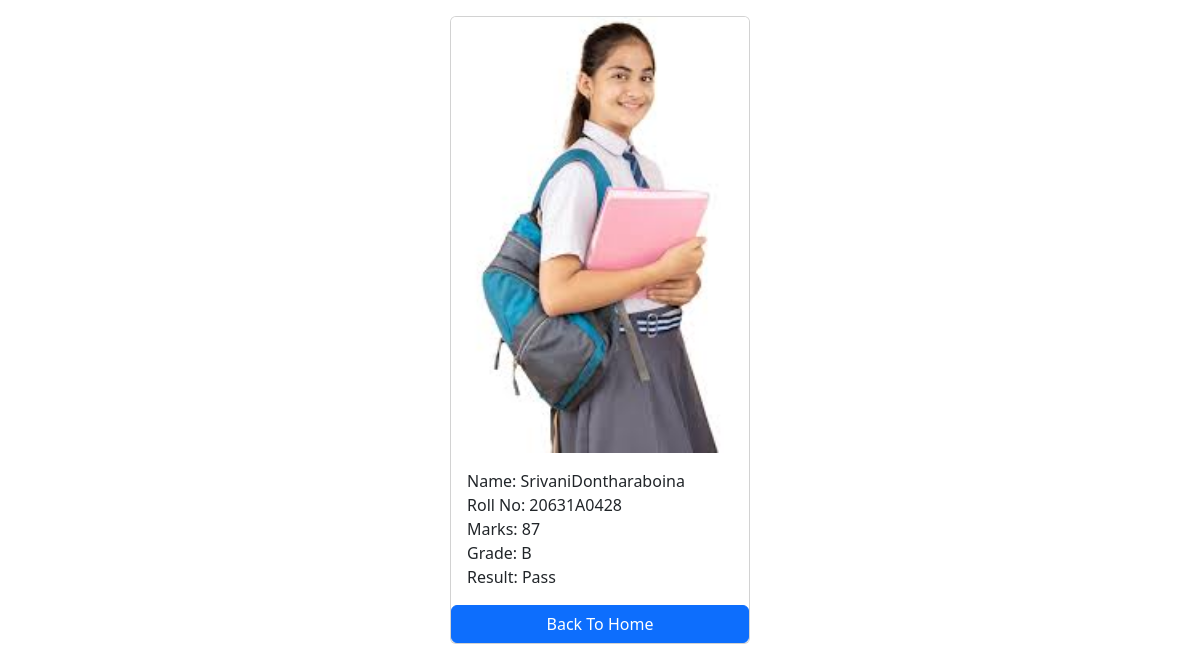
Page /students/5/ on the committed database.
### marks/models.py (models this page shows, shortened)
class Student(models.Model):
    first_name=models.CharField(max_length=100)
    last_name=models.CharField(max_length=100)
    photo=models.ImageField(upload_to='images')
    roll_number=models.CharField(max_length=10,blank=True)
    marks=models.CharField(max_length=100)
    grade=models.CharField(max_length=1)
    result=models.CharField(max_length=100)

### marks/views.py (the view)
# urls.py: path('<int:pk>/',views.student_detail,name='student_detail'),
def student_detail(request,pk):
    student=get_object_or_404(Student,pk=pk)
    context={
        'student':student
    }
    return render(request,'student_detail.html',context)

### templates/student_detail.html (shortened to what this page needs)
<!DOCTYPE html>
<html lang="en">
<head>
    <link href="https://cdn.jsdelivr.net/npm/bootstrap@5.3.3/dist/css/bootstrap.min.css" rel="stylesheet">
</head>
<body>
    <div class="container mt-3">
        <div class="card mx-auto"style="width:300px">
            <img src="{{student.photo.url}}" class="card-img-top"alt="">
            <div class="card-body">
                <p class="card-text m-0">Name: {{student.first_name}}{{student.last_name}}</p>
                <p class="card-text m-0">Roll No: {{student.roll_number}}</p>
                <p class="card-text m-0">Marks: {{student.marks}}</p>
                <p class="card-text m-0">Grade: {{student.grade}}</p>
                <p class="card-text m-0">Result: {{student.result}}</p>
            </div>
            <a href="{% url "home" %}" class="btn btn-primary" >Back To Home</a>
        </div>
    </div>
</body>
</html>

### rows in the picture
Student: photo (picture), first_name "Srivani", last_name "Dontharaboina", roll_number "20631A0428", marks "87", grade "B", result "Pass"
